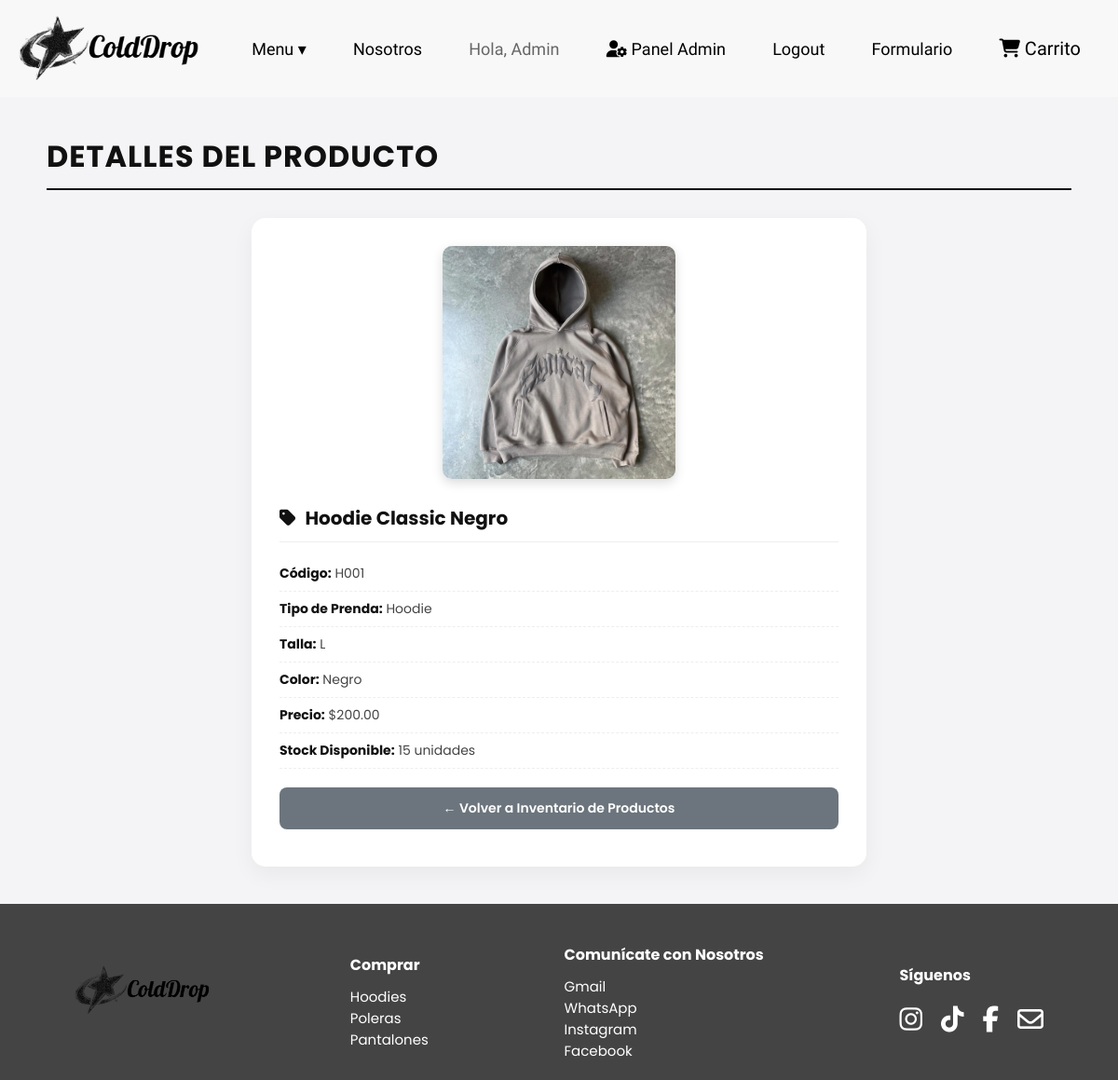
/productos/casaleerproductos.php?Codigo=H001 (signed in), run on the app's committed database.
### tables this page shows
CREATE TABLE `productos` (
  `Codigo` varchar(45) NOT NULL,
  `Nombre` varchar(45) DEFAULT NULL,
  `Tipo` varchar(45) DEFAULT NULL,
  `Talla` varchar(45) DEFAULT NULL,
  `Color` varchar(45) DEFAULT NULL,
  `Costo` varchar(45) DEFAULT NULL,
  `Stock` varchar(45) DEFAULT NULL,
  `Imagen` varchar(100) DEFAULT NULL
);

### productos/casaleerproductos.php (the view, shortened to what this page needs)
<?php
include_once '../conexion.php';
$Codigo = isset($_GET['Codigo']) ? $_GET['Codigo'] : (isset($_GET['idCodigo']) ? $_GET['idCodigo'] : '');
$productoData = null;
if (!empty($Codigo)) {
    $sql = "SELECT * FROM productos WHERE Codigo = '$Codigo'";
    $resultado = $conexion->query($sql);
    if ($resultado && $resultado->num_rows > 0) {
        $productoData = $resultado->fetch_assoc();
    }
}
?>
<!DOCTYPE html>
<html lang="es">
<head>
    <link rel="stylesheet" href="https://cdnjs.cloudflare.com/ajax/libs/font-awesome/6.5.0/css/all.min.css">
    <link rel="stylesheet" href="../css/admin.css">
</head>
<body>
    <?php include '../princip/header.php'; ?>
    <div class="admin-container">
        <h1 class="admin-title">Detalles del Producto</h1>
        <?php if ($productoData): ?>
            <?php $img = !empty($productoData['Imagen']) ? $productoData['Imagen'] : 'default.jpg'; ?>
            <div class="admin-card" style="max-width: 600px; margin: 0 auto; text-align: center;">
                <img src="../imagenes/<?php echo htmlspecialchars($img); ?>" alt="Producto" style="max-width: 250px; border-radius: 10px; margin-bottom: 20px; box-shadow: 0 4px 12px rgba(0,0,0,0.15);">
                <h3><i class="fa-solid fa-tag"></i> <?php echo htmlspecialchars($productoData['Nombre']); ?></h3>
                <ul class="profile-info" style="text-align: left;">
                    <li><strong>Código:</strong> <?php echo htmlspecialchars($productoData['Codigo']); ?></li>
                    <li><strong>Tipo de Prenda:</strong> <?php echo htmlspecialchars($productoData['Tipo']); ?></li>
                    <li><strong>Talla:</strong> <?php echo htmlspecialchars($productoData['Talla']); ?></li>
                    <li><strong>Color:</strong> <?php echo htmlspecialchars($productoData['Color']); ?></li>
                    <li><strong>Precio:</strong> $<?php echo number_format($productoData['Costo'], 2); ?></li>
                    <li><strong>Stock Disponible:</strong> <?php echo htmlspecialchars($productoData['Stock']); ?> unidades</li>
                </ul>
                <a href="leerproductos.php" class="btn-admin secundario">← Volver a Inventario de Productos</a>
            </div>
        <?php endif; ?>
    </div>
    <?php include '../princip/footer.php'; ?>
</body>
</html>

### css/admin.css (style rules this page uses)
body { font-family: 'Poppins', sans-serif; background-color: #f4f4f6; margin: 0; padding: 0; color: #333; }
.admin-container { max-width: 1100px; margin: 40px auto; padding: 0 20px; }
.admin-title { font-size: 32px; font-weight: 700; color: #111; margin-bottom: 30px; text-transform: uppercase; letter-spacing: 1px; border-bottom: 2px solid #111; padding-bottom: 10px; }
.admin-card { background: #fff; border-radius: 15px; padding: 30px; box-shadow: 0 8px 25px rgba(0, 0, 0, 0.05); transition: transform 0.2s, box-shadow 0.2s; }
.admin-card h3 { margin-top: 0; font-size: 20px; color: #111; margin-bottom: 15px; display: flex; align-items: center; gap: 10px; border-bottom: 1px solid #eee; padding-bottom: 10px; }
.btn-admin { display: inline-block; width: 100%; text-align: center; background-color: #111; color: #fff; padding: 12px 0; border-radius: 8px; text-decoration: none; font-weight: 600; font-size: 14px; margin-bottom: 10px; transition: background-color 0.2s; box-sizing: border-box; }
.btn-admin.secundario { background-color: #6c757d; }
.profile-info { list-style: none; padding: 0; margin: 0 0 20px 0; }
.profile-info li { padding: 8px 0; border-bottom: 1px dashed #eee; font-size: 14px; color: #444; }
.profile-info li strong { color: #111; }

### data on the page
productos: Imagen (picture), Nombre "Hoodie Classic Negro", Codigo "H001", Tipo "Hoodie", Talla "L", Color "Negro", Costo "200.00", Stock "15"

### other printed values
$_SESSION['usuario'] "Admin"
